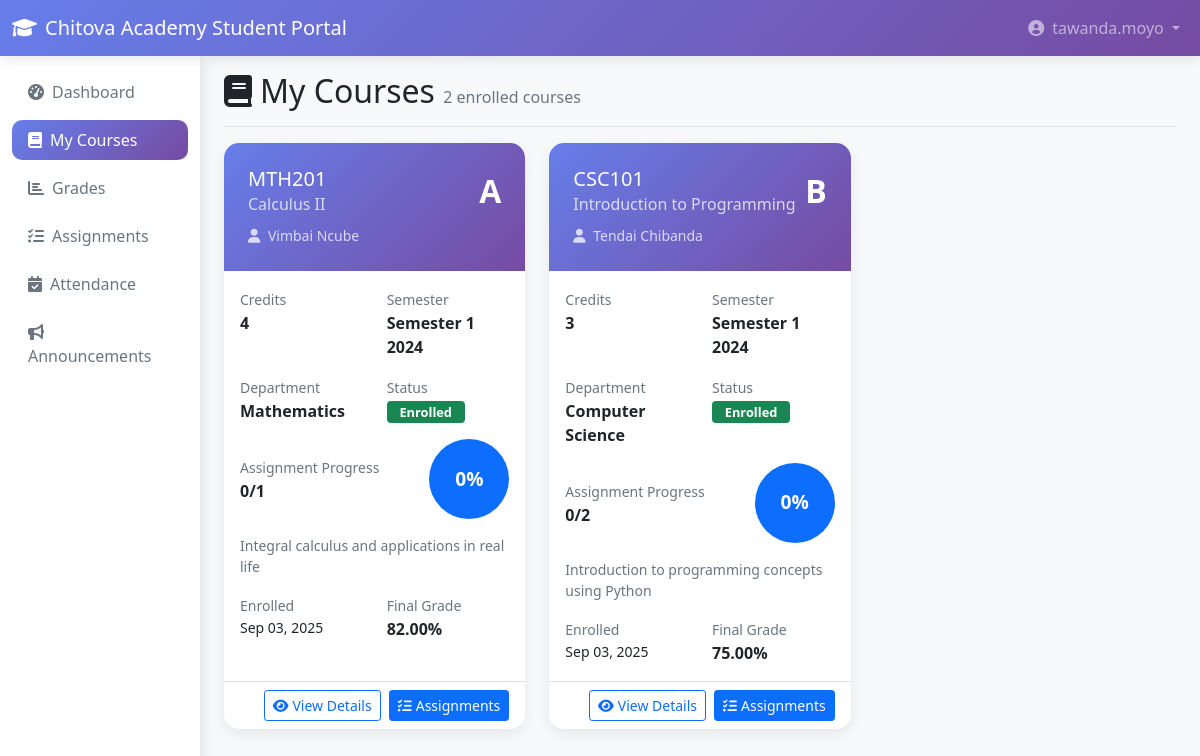
The page /courses.php (signed in) on the database its author committed.
### tables this page shows
CREATE TABLE IF NOT EXISTS courses (
    id INT PRIMARY KEY AUTO_INCREMENT,
    course_code VARCHAR(20) UNIQUE NOT NULL,
    course_name VARCHAR(100) NOT NULL,
    description TEXT,
    credits INT NOT NULL DEFAULT 3,
    teacher_id INT,
    semester VARCHAR(20) NOT NULL,
    year INT NOT NULL,
    max_students INT DEFAULT 30,
    status ENUM('active', 'inactive') DEFAULT 'active',
    FOREIGN KEY (teacher_id) REFERENCES teachers(id) ON DELETE SET NULL
);

CREATE TABLE IF NOT EXISTS teachers (
    id INT PRIMARY KEY AUTO_INCREMENT,
    user_id INT NOT NULL,
    teacher_id VARCHAR(20) UNIQUE NOT NULL,
    first_name VARCHAR(50) NOT NULL,
    last_name VARCHAR(50) NOT NULL,
    department VARCHAR(100),
    phone VARCHAR(15),
    office_location VARCHAR(100),
    hire_date DATE NOT NULL,
    FOREIGN KEY (user_id) REFERENCES users(id) ON DELETE CASCADE
);

### config.php (called while the page is built, shortened)
<?php
function formatDate($date, $format = 'M d, Y') {
    return date($format, strtotime($date));
}
?>

### courses.php (the view, shortened to what this page needs)
<?php
require_once __DIR__ .'/../config.php';
$userId = $_SESSION['user_id'];
$stmt = $pdo->prepare("
    SELECT s.*
    FROM students s
    WHERE s.user_id = ?
");
$stmt->execute([$userId]);
$studentInfo = $stmt->fetch();
$stmt = $pdo->prepare("
    SELECT c.*, e.final_grade, e.letter_grade, e.enrollment_date, e.status as enrollment_status,
           t.first_name as teacher_first, t.last_name as teacher_last, t.department,
           COUNT(DISTINCT a.id) as total_assignments,
           COUNT(DISTINCT g.id) as completed_assignments
    FROM enrollments e
    JOIN courses c ON e.course_id = c.id
    LEFT JOIN teachers t ON c.teacher_id = t.id
    LEFT JOIN assignments a ON c.id = a.course_id
    LEFT JOIN grades g ON (a.id = g.assignment_id AND g.student_id = e.student_id AND g.points_earned IS NOT NULL)
    WHERE e.student_id = ?
    GROUP BY c.id, e.id
    ORDER BY c.course_name
");
$stmt->execute([$studentInfo['id']]);
$courses = $stmt->fetchAll();
?>
<!DOCTYPE html>
<html lang="en">
<head>
    <link href="https://cdn.jsdelivr.net/npm/bootstrap@5.1.3/dist/css/bootstrap.min.css" rel="stylesheet">
    <link href="https://cdnjs.cloudflare.com/ajax/libs/font-awesome/6.0.0/css/all.min.css" rel="stylesheet">
</head>
<body>
    <nav class="navbar navbar-expand-lg navbar-dark">
        <div class="container-fluid">
            <a class="navbar-brand" href="dashboard.php">
                <i class="fas fa-graduation-cap me-2"></i><?php echo APP_NAME; ?>
            </a>
            <div class="navbar-nav ms-auto">
                <div class="nav-item dropdown">
                    <a class="nav-link dropdown-toggle" href="#" id="navbarDropdown" role="button"
                       data-bs-toggle="dropdown" aria-expanded="false">
                        <i class="fas fa-user-circle me-2"></i><?php echo $_SESSION['username']; ?>
                    </a>
                </div>
            </div>
        </div>
    </nav>
    <div class="container-fluid">
        <div class="row">
            <nav class="col-md-2 sidebar">
                <div class="position-sticky pt-3">
                    <ul class="nav nav-pills flex-column mb-auto">
                        <li class="nav-item">
                            <a href="dashboard.php" class="nav-link">
                                <i class="fas fa-tachometer-alt me-2"></i>Dashboard
                            </a>
                        </li>
                        <li class="nav-item">
                            <a href="courses.php" class="nav-link active">
                                <i class="fas fa-book me-2"></i>My Courses
                            </a>
                        </li>
                        <li class="nav-item">
                            <a href="grades.php" class="nav-link">
                                <i class="fas fa-chart-bar me-2"></i>Grades
                            </a>
                        </li>
                        <li class="nav-item">
                            <a href="assignments.php" class="nav-link">
                                <i class="fas fa-tasks me-2"></i>Assignments
                            </a>
                        </li>
                        <li class="nav-item">
                            <a href="attendance.php" class="nav-link">
                                <i class="fas fa-calendar-check me-2"></i>Attendance
                            </a>
                        </li>
                        <li class="nav-item">
                            <a href="announcements.php" class="nav-link">
                                <i class="fas fa-bullhorn me-2"></i>Announcements
                            </a>
                        </li>
                    </ul>
                </div>
            </nav>
            <main class="col-md-10 ms-sm-auto px-md-4">
                <div class="pt-3 pb-2 mb-3 border-bottom">
                    <h1 class="h2">
                        <i class="fas fa-book me-2"></i>My Courses
                        <span class="text-muted fs-6"><?php echo count($courses); ?> enrolled course<?php echo count($courses) !== 1 ? 's' : ''; ?></span>
                    </h1>
                </div>
                <?php if (empty($courses)): ?>
                    <div class="text-center py-5">
                        <i class="fas fa-book-open fa-3x text-muted mb-3"></i>
                        <h3 class="text-muted">No Courses Enrolled</h3>
                        <p class="text-muted">You are not currently enrolled in any courses.</p>
                    </div>
                <?php else: ?>
                    <div class="row">
                        <?php foreach ($courses as $course): ?>
                        <div class="col-lg-6 col-xl-4 mb-4">
                            <div class="card course-card">
                                <div class="course-header">
                                    <div class="d-flex justify-content-between align-items-start">
                                        <div>
                                            <h5 class="mb-1"><?php echo htmlspecialchars($course['course_code']); ?></h5>
                                            <h6 class="mb-2 opacity-75"><?php echo htmlspecialchars($course['course_name']); ?></h6>
                                            <small class="opacity-75">
                                                <i class="fas fa-user me-1"></i>
                                                <?php echo htmlspecialchars($course['teacher_first'] . ' ' . $course['teacher_last']); ?>
                                            </small>
                                        </div>
                                        <?php if ($course['letter_grade']): ?>
                                            <div class="grade-display">
                                                <?php echo $course['letter_grade']; ?>
                                            </div>
                                        <?php endif; ?>
                                    </div>
                                </div>
                                <div class="card-body">
                                    <div class="row mb-3">
                                        <div class="col-6">
                                            <small class="text-muted">Credits</small>
                                            <div class="fw-bold"><?php echo $course['credits']; ?></div>
                                        </div>
                                        <div class="col-6">
                                            <small class="text-muted">Semester</small>
                                            <div class="fw-bold"><?php echo $course['semester'] . ' ' . $course['year']; ?></div>
                                        </div>
                                    </div>
                                    <div class="row mb-3">
                                        <div class="col-6">
                                            <small class="text-muted">Department</small>
                                            <div class="fw-bold"><?php echo htmlspecialchars($course['department'] ?? 'N/A'); ?></div>
                                        </div>
                                        <div class="col-6">
                                            <small class="text-muted">Status</small>
                                            <div>
                                                <?php
                                                $statusClass = 'bg-success';
                                                ?>
                                                <span class="badge <?php echo $statusClass; ?> status-badge">
                                                    <?php echo ucfirst($course['enrollment_status']); ?>
                                                </span>
                                            </div>
                                        </div>
                                    </div>
                                    <div class="d-flex align-items-center justify-content-between mb-3">
                                        <div>
                                            <small class="text-muted">Assignment Progress</small>
                                            <div class="fw-bold">
                                                <?php echo $course['completed_assignments']; ?>/<?php echo $course['total_assignments']; ?>
                                            </div>
                                        </div>
                                        <div class="progress-circle bg-primary">
                                            <?php
                                            $percentage = $course['total_assignments'] > 0
                                                ? round(($course['completed_assignments'] / $course['total_assignments']) * 100)
                                                : 0;
                                            echo $percentage . '%';
                                            ?>
                                        </div>
                                    </div>
                                    <?php if ($course['description']): ?>
                                    <p class="text-muted small mb-3">
                                        <?php echo htmlspecialchars(substr($course['description'], 0, 100)) . (strlen($course['description']) > 100 ? '...' : ''); ?>
                                    </p>
                                    <?php endif; ?>
                                    <div class="row">
                                        <div class="col-6">
                                            <small class="text-muted">Enrolled</small>
                                            <div class="small"><?php echo formatDate($course['enrollment_date']); ?></div>
                                        </div>
                                        <?php if ($course['final_grade']): ?>
                                        <div class="col-6">
                                            <small class="text-muted">Final Grade</small>
                                            <div class="fw-bold"><?php echo $course['final_grade']; ?>%</div>
                                        </div>
                                        <?php endif; ?>
                                    </div>
                                </div>
                                <div class="card-footer bg-transparent">
                                    <div class="d-grid gap-2 d-md-flex justify-content-md-end">
                                        <a href="course-details.php?id=<?php echo $course['id']; ?>" class="btn btn-outline-primary btn-sm">
                                            <i class="fas fa-eye me-1"></i>View Details
                                        </a>
                                        <a href="assignments.php?course=<?php echo $course['id']; ?>" class="btn btn-primary btn-sm">
                                            <i class="fas fa-tasks me-1"></i>Assignments
                                        </a>
                                    </div>
                                </div>
                            </div>
                        </div>
                        <?php endforeach; ?>
                    </div>
                <?php endif; ?>
            </main>
        </div>
    </div>
</body>
</html>

### courses.php (style rules this page uses)
:root { --primary-color: #667eea; --secondary-color: #764ba2; }
body { background-color: #f8f9fa; }
.navbar { background: linear-gradient(135deg, var(--primary-color) 0%, var(--secondary-color) 100%); box-shadow: 0 2px 15px rgba(0, 0, 0, 0.1); }
.course-card { border: none; border-radius: 15px; box-shadow: 0 5px 15px rgba(0, 0, 0, 0.08); transition: transform 0.3s ease; height: 100%; }
.course-header { background: linear-gradient(135deg, var(--primary-color) 0%, var(--secondary-color) 100%); color: white; border-radius: 15px 15px 0 0; padding: 1.5rem; }
.grade-display { font-size: 2rem; font-weight: bold; }
.progress-circle { width: 80px; height: 80px; border-radius: 50%; display: flex; align-items: center; justify-content: center; font-weight: bold; color: white; font-size: 1.2rem; }
.sidebar { background: white; min-height: calc(100vh - 76px); box-shadow: 2px 0 15px rgba(0, 0, 0, 0.1); }
.nav-pills .nav-link { color: #6c757d; margin-bottom: 0.5rem; border-radius: 10px; }
.nav-pills .nav-link.active { background: linear-gradient(135deg, var(--primary-color) 0%, var(--secondary-color) 100%); }
.status-badge { font-size: 0.8rem; padding: 0.3rem 0.8rem; }

### rows shown on the page
courses: course_code "MTH201", course_name "Calculus II", teacher.last_name "Vimbai Ncube", letter_grade "A", credits "4", semester "Semester 1", year "2024", teacher.department "Mathematics", enrollment_status "Enrolled", completed_assignments "0", total_assignments "1", percentage "0", description "Integral calculus and applications in real life", enrollment_date "Sep 03, 2025", final_grade "82.00"
courses: course_code "CSC101", course_name "Introduction to Programming", teacher.last_name "Tendai Chibanda", letter_grade "B", credits "3", semester "Semester 1", year "2024", teacher.department "Computer Science", enrollment_status "Enrolled", completed_assignments "0", total_assignments "2", percentage "0", description "Introduction to programming concepts using Python", enrollment_date "Sep 03, 2025", final_grade "75.00"

### other values the page prints
APP_NAME "Chitova Academy Student Portal"
$_SESSION['username'] "tawanda.moyo"
count($courses) "2"
